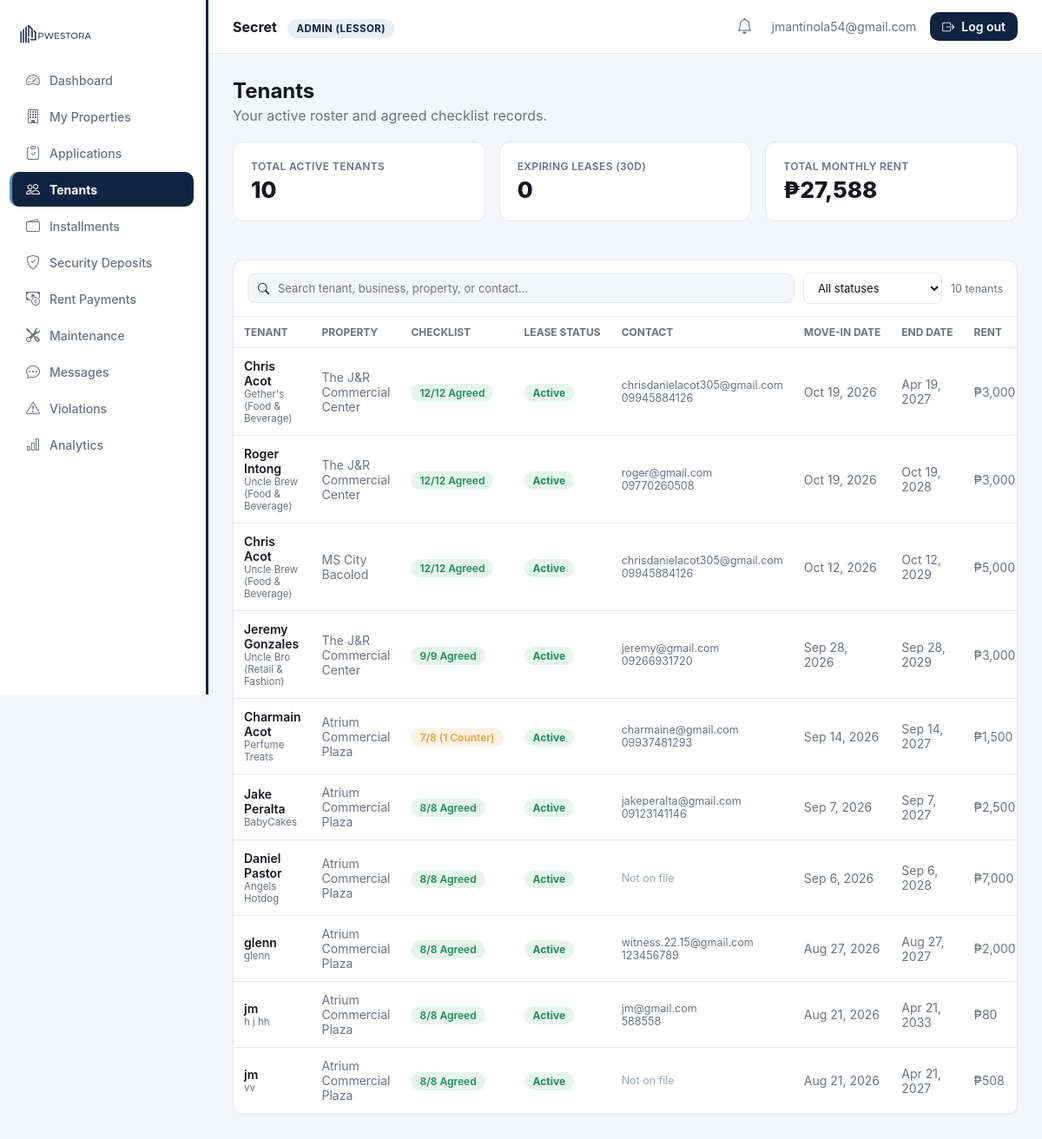
The page /dashboard.php?page=tenants (signed in) on the database its author committed.
### tables this page shows
CREATE TABLE `tenants` (
  `id` int(11) NOT NULL,
  `lessor_id` int(11) NOT NULL,
  `property_id` int(11) NOT NULL,
  `application_id` int(11) DEFAULT NULL,
  `lessee_id` int(11) DEFAULT NULL,
  `tenant_name` varchar(150) NOT NULL,
  `business_name` varchar(150) DEFAULT NULL,
  `unit_label` varchar(100) DEFAULT NULL,
  `created_at` datetime NOT NULL DEFAULT current_timestamp()
);

CREATE TABLE `applications` (
  `id` int(11) NOT NULL,
  `property_id` int(11) NOT NULL,
  `lessor_id` int(11) NOT NULL,
  `lessee_id` int(11) DEFAULT NULL,
  `tenant_name` varchar(150) NOT NULL,
  `business_name` varchar(150) DEFAULT NULL,
  `term_months` int(11) NOT NULL,
  `rent` decimal(12,2) NOT NULL,
  `status` enum('pending','approved','rejected') NOT NULL DEFAULT 'pending',
  `submitted_at` datetime NOT NULL DEFAULT current_timestamp(),
  `checklist_negotiation` longtext DEFAULT NULL,
  `lessor_rebuttal` text DEFAULT NULL,
  `rebuttal_at` datetime DEFAULT NULL,
  `valid_id_path` varchar(255) DEFAULT NULL,
  `sec_dti_path` varchar(255) DEFAULT NULL,
  `business_permit_path` varchar(255) DEFAULT NULL,
  `bir_cert_path` varchar(255) DEFAULT NULL
);

CREATE TABLE `properties` (
  `id` int(11) NOT NULL,
  `lessor_id` int(11) NOT NULL,
  `name` varchar(150) NOT NULL,
  `type` varchar(60) NOT NULL,
  `address` varchar(255) DEFAULT NULL,
  `latitude` decimal(10,7) DEFAULT NULL,
  `longitude` decimal(10,7) DEFAULT NULL,
  `asking_rent` decimal(12,2) DEFAULT NULL,
  `status` enum('pending','verified','rejected') NOT NULL DEFAULT 'pending',
  `title_doc_path` varchar(255) DEFAULT NULL,
  `tax_dec_path` varchar(255) DEFAULT NULL,
  `photos_path` varchar(255) DEFAULT NULL,
  `created_at` datetime NOT NULL DEFAULT current_timestamp()
);

CREATE TABLE `users` (
  `id` int(11) NOT NULL,
  `role` enum('lessor','superadmin','lessee') NOT NULL DEFAULT 'lessor',
  `status` enum('pending','active','suspended') NOT NULL DEFAULT 'pending',
  `company_name` varchar(150) DEFAULT NULL,
  `full_name` varchar(150) NOT NULL,
  `email` varchar(150) NOT NULL,
  `phone` varchar(30) DEFAULT NULL,
  `password_hash` varchar(255) NOT NULL,
  `api_token` varchar(64) DEFAULT NULL,
  `otp_code` varchar(6) DEFAULT NULL,
  `otp_expires_at` datetime DEFAULT NULL,
  `created_at` datetime NOT NULL DEFAULT current_timestamp(),
  `updated_at` datetime NOT NULL DEFAULT current_timestamp() ON UPDATE current_timestamp()
);

### public_html/modules/tenants.php (the view, shortened to what this page needs)
<?php
$lessorId = $user['id'];
$tenants = $pdo->prepare(
    "SELECT t.id, t.tenant_name, t.created_at, t.application_id, p.name AS property_name,
            a.term_months, a.rent, a.business_name, a.submitted_at,
            a.checklist_negotiation, a.lessor_rebuttal, a.rebuttal_at,
            u.email AS lessee_email, u.phone AS lessee_phone
     FROM tenants t
     JOIN properties p ON p.id = t.property_id
     LEFT JOIN applications a ON a.id = t.application_id
     LEFT JOIN users u ON u.id = t.lessee_id
     WHERE t.lessor_id = ?
     ORDER BY t.created_at DESC"
);
$tenants->execute([$lessorId]);
$tenants = $tenants->fetchAll();
$totalActive = count($tenants);
$expiringSoon = 0;
$monthlyRentTotal = 0;
foreach ($tenants as &$t) {
    $t['rent'] = (float) ($t['rent'] ?? 0);
    $monthlyRentTotal += $t['rent'];
}
?>
<h2 style="margin:0 0 4px;">Tenants</h2>
<p style="color:var(--ink-500); margin:0 0 20px;">Your active roster and agreed checklist records.</p>
<div class="kpi-grid">
  <div class="card">
    <div class="kpi-label">Total Active Tenants</div>
    <div class="kpi-value"><?= $totalActive ?></div>
  </div>
  <div class="card">
    <div class="kpi-label">Expiring Leases (30d)</div>
    <div class="kpi-value"><?= $expiringSoon ?></div>
  </div>
  <div class="card">
    <div class="kpi-label">Total Monthly Rent</div>
    <div class="kpi-value">₱<?= number_format($monthlyRentTotal, 0) ?></div>
  </div>
</div>
<div class="card" style="padding:0; overflow:hidden;">
  <?php if ($tenants): ?>
  <div style="display:flex; gap:10px; flex-wrap:wrap; align-items:center; padding:14px 16px; border-bottom:1px solid var(--border);">
    <div style="flex:1; min-width:220px; position:relative;">
      <i class="bi bi-search" style="position:absolute; left:12px; top:50%; transform:translateY(-50%); color:var(--ink-400); font-size:13px;"></i>
      <input id="tenant-search" type="search" placeholder="Search tenant, business, property, or contact…"
             autocomplete="off"
             style="width:100%; box-sizing:border-box; padding:8px 12px 8px 34px; border:1px solid var(--border); border-radius:8px; font:inherit; font-size:13px; background:var(--bg); color:var(--ink-900);">
    </div>
    <select id="tenant-status-filter"
            style="padding:8px 12px; border:1px solid var(--border); border-radius:8px; font:inherit; font-size:13px; background:#fff; color:var(--ink-900); min-width:160px;">
      <option value="">All statuses</option>
    </select>
    <span id="tenant-filter-count" style="font-size:12.5px; color:var(--ink-500); white-space:nowrap;"></span>
  </div>
  <?php endif; ?>
  <div class="table-scroll">
  <table>
    <thead><tr><th>Tenant</th><th>Property</th><th>Checklist</th><th>Lease Status</th><th>Contact</th><th>Move-in Date</th><th>End Date</th><th>Rent</th><th></th></tr></thead>
    <tbody>
      <?php if (!$tenants): ?>
        <tr><td colspan="9" style="text-align:center; color:var(--ink-500);">No active tenants yet — approve an application to get started.</td></tr>
      <?php else: foreach ($tenants as $t):
        $statusKey = 'active';
        $searchBlob = strtolower(trim(implode(' ', array_filter([
            $t['tenant_name'],
            $t['business_name'] ?? '',
            $t['property_name'] ?? '',
            $t['lessee_email'] ?? '',
            $t['lessee_phone'] ?? '',
            $t['status_label'],
        ]))));
      ?>
        <tr class="tenant-row" data-status="<?= htmlspecialchars($statusKey) ?>" data-search="<?= htmlspecialchars($searchBlob) ?>">
          <td style="font-weight:600;">
            <?= htmlspecialchars($t['tenant_name']) ?>
            <?php if (!empty($t['business_name'])): ?>
              <div style="font-size:11.5px; color:var(--ink-500); font-weight:400;"><?= htmlspecialchars($t['business_name']) ?></div>
            <?php endif; ?>
          </td>
          <td style="color:var(--ink-500);"><?= htmlspecialchars($t['property_name']) ?></td>
          <td>
            <?php if (empty($t['counter_offers'])): ?>
              <span class="badge" style="background:var(--success-soft); color:var(--success); font-weight:600;"><?= $t['checklist_agreed'] ?>/<?= $t['checklist_total'] ?> Agreed</span>
            <?php else: ?>
              <span class="badge" style="background:var(--warning-soft); color:var(--warning); font-weight:600;"><?= $t['checklist_agreed'] ?>/<?= $t['checklist_total'] ?> (<?= count($t['counter_offers']) ?> Counter)</span>
            <?php endif; ?>
          </td>
          <td><span class="badge" style="<?= $t['status_style'] ?>"><?= htmlspecialchars($t['status_label']) ?></span></td>
          <td style="color:var(--ink-500); font-size:12.5px;">
            <?php if ($t['lessee_email']): ?>
              <?= htmlspecialchars($t['lessee_email']) ?><?php if ($t['lessee_phone']): ?><br><?= htmlspecialchars($t['lessee_phone']) ?><?php endif; ?>
            <?php else: ?>
              <span style="color:var(--ink-300);">Not on file</span>
            <?php endif; ?>
          </td>
          <td style="color:var(--ink-500);"><?= (new DateTime($t['created_at']))->format('M j, Y') ?></td>
          <td style="color:var(--ink-500);">
            <?= $t['lease_end'] ? $t['lease_end']->format('M j, Y') : '<span style="color:var(--ink-300);">Unknown</span>' ?>
          </td>
          <td style="color:var(--ink-500);">₱<?= number_format($t['rent'], 0) ?></td>
        </tr>
      <?php endforeach; endif; ?>
    </tbody>
  </table>
  </div>
</div>

### public_html/assets/css/style.css (style rules this page uses)
:root { --primary: #102340; --primary-light: #264875; --accent: #678EBC; --accent-soft: #E7EEF6; --tint: #CCD8E4; --steel: #888F96; --success: #1E8E5A; --success-soft: #E5F5EC; --warning: #E8A33D; --warning-soft: #FCF1E0; --error: #D64545; --error-soft: #FBE9E9; --ink-900: #16181D; --ink-500: #6B7280; --ink-300: #9AA6B5; --border: #E4E7EC; --surface: #FFFFFF; --bg: #F4F6F9; --radius: 12px; --sidebar-w: 240px; }
* { box-sizing: border-box; }
html { -webkit-text-size-adjust: 100%; }
body { margin: 0; font-family: -apple-system, "Segoe UI", Roboto, Helvetica, Arial, sans-serif; background: var(--bg); color: var(--ink-900); -webkit-font-smoothing: antialiased; }
.card { background: var(--surface); border: 1px solid var(--border); border-radius: var(--radius); padding: 20px; margin-bottom: 20px; }
.kpi-grid { display: grid; grid-template-columns: repeat(auto-fit, minmax(180px,1fr)); gap: 16px; margin-bottom: 24px; }
.kpi-label { font-size: 12px; color: var(--ink-500); font-weight: 600; text-transform: uppercase; letter-spacing: .03em; }
.kpi-value { font-size: 26px; font-weight: 800; margin-top: 4px; }
.table-scroll { width: 100%; overflow-x: auto; -webkit-overflow-scrolling: touch; }
table { width: 100%; border-collapse: collapse; font-size: 14px; min-width: 560px; }
th { text-align: left; color: var(--ink-500); font-size: 12px; text-transform: uppercase; padding: 10px 12px; border-bottom: 1px solid var(--border); white-space: nowrap; }
td { padding: 12px; border-bottom: 1px solid var(--border); }
.badge { padding: 3px 10px; border-radius: 999px; font-size: 12px; font-weight: 700; white-space: nowrap; }

### rows shown on the page
tenants: tenant_name "Chris Acot", application.business_name "Gether's (Food & Beverage)", property.name "The J&R Commercial Center", checklist_agreed "12", checklist_total "12", status_label "Active", lessee.email "chrisdanielacot305@gmail.com", lessee.phone "09945884126", created_at "Oct 19, 2026", format "Apr 19, 2027", application.rent "3,000"
tenants: tenant_name "Roger Intong", application.business_name "Uncle Brew (Food & Beverage)", property.name "The J&R Commercial Center", checklist_agreed "12", checklist_total "12", status_label "Active", lessee.email "roger@gmail.com", lessee.phone "09770260508", created_at "Oct 19, 2026", format "Oct 19, 2028", application.rent "3,000"
tenants: tenant_name "Chris Acot", application.business_name "Uncle Brew (Food & Beverage)", property.name "MS City Bacolod", application "12", status_label "Active", lessee.email "chrisdanielacot305@gmail.com", lessee.phone "09945884126", created_at "Oct 12, 2026", format "Oct 12, 2029", application.rent "5,000"
tenants: tenant_name "Jeremy Gonzales", application.business_name "Uncle Bro (Retail & Fashion)", property.name "The J&R Commercial Center", checklist_agreed "9", checklist_total "9", status_label "Active", lessee.email "jeremy@gmail.com", lessee.phone "09266931720", created_at "Sep 28, 2026", format "Sep 28, 2029", application.rent "3,000"
tenants: tenant_name "Charmain Acot", application.business_name "Perfume Treats", property.name "Atrium Commercial Plaza", checklist_agreed "7", application "8", count($t['counter_offers']) "1", status_label "Active", lessee.email "charmaine@gmail.com", lessee.phone "09937481293", created_at "Sep 14, 2026", format "Sep 14, 2027", application.rent "1,500"
tenants: tenant_name "Jake Peralta", application.business_name "BabyCakes", property.name "Atrium Commercial Plaza", checklist_agreed "8", checklist_total "8", status_label "Active", lessee.email "jakeperalta@gmail.com", lessee.phone "09123141146", created_at "Sep 7, 2026", format "Sep 7, 2027", application.rent "2,500"
tenants: tenant_name "Daniel Pastor", application.business_name "Angels Hotdog", property.name "Atrium Commercial Plaza", checklist_agreed "8", checklist_total "8", status_label "Active", shows "Not on file", created_at "Sep 6, 2026", format "Sep 6, 2028", application.rent "7,000"
tenants: tenant_name "glenn", application.business_name "glenn", property.name "Atrium Commercial Plaza", checklist_agreed "8", checklist_total "8", status_label "Active", lessee.email "witness.22.15@gmail.com", lessee.phone "123456789", created_at "Aug 27, 2026", format "Aug 27, 2027", application.rent "2,000"
tenants: tenant_name "jm", application.business_name "h j hh", property.name "Atrium Commercial Plaza", checklist_agreed "8", checklist_total "8", status_label "Active", lessee.email "jm@gmail.com", lessee.phone "588558", created_at "Aug 21, 2026", format "Apr 21, 2033", application.rent "80"
tenants: tenant_name "jm", application.business_name "vv", property.name "Atrium Commercial Plaza", application.term_months "8", status_label "Active", shows "Not on file", created_at "Aug 21, 2026", format "Apr 21, 2027", application.rent "508"

### other values the page prints
$item['label'] "Dashboard"
$item['label'] "My Properties"
$item['label'] "Applications"
$item['label'] "Tenants"
$item['label'] "Installments"
$item['label'] "Security Deposits"
$item['label'] "Rent Payments"
$item['label'] "Maintenance"
$item['label'] "Messages"
$item['label'] "Violations"
$item['label'] "Analytics"
$user['company'] ?: $user['name'] "Secret"
$roleLabel "ADMIN (LESSOR)"
$user['email'] "jmantinola54@gmail.com"
$totalActive "10"
